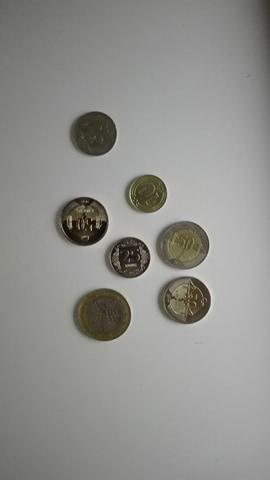
#> input picture coins8.jpg, 270 x 480 px
$ python Self.py
#> lines starting #> are read from the running program, lines starting #| are printed output that depends on the picture; after the words box and inside, x2 and y2 are one past the last pixel; in counts of white or black regions, pixels touching at a corner belong together
# This code detects and calculates how much money is in a turkish coins picture
import numpy as np
import cv2
# Loading the image
img = cv2.imread('coins8.jpg')
#> img is the input picture: shape (480, 270, 3); mean B, G, R 141.2, 144.5, 144.8
# Converting to gray scale
gray = cv2.cvtColor(img, cv2.COLOR_BGR2GRAY)
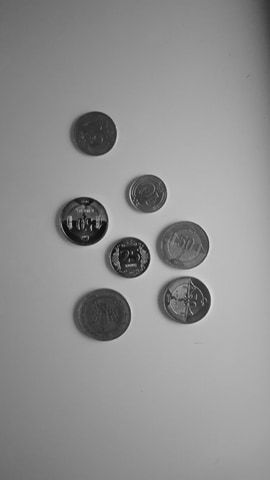
#> gray: shape (480, 270); min 3, max 224, mean 144.3
# Blurring the image
gray_blur = cv2.GaussianBlur(gray, (15, 15), 0)
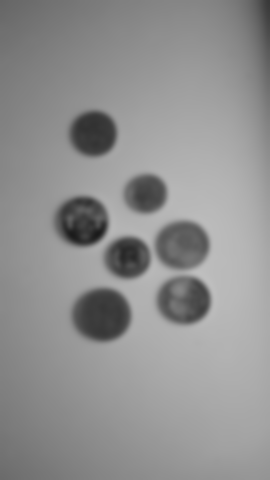
#> gray_blur: shape (480, 270); min 26, max 191, mean 144.3
# Applying Hough circle detection to detect circles in image
circles = cv2.HoughCircles(gray_blur, cv2.HOUGH_GRADIENT, 1, 20, param1=50, param2=30, minRadius=0, maxRadius=0)
#> circles = [[101.5, 315.5, 28.4], [185.5, 299.5, 24.1], [92.5, 132.5, 23.2], [82.5, 219.5, 25.2], [183.5, 245.5, 24.6], [129.5, 257.5, 21], [144.5, 192.5, 21]]
# Creating an array of the circles found and rounding their number
circles = np.uint16(np.around(circles))
#> circles = [[102, 316, 28], [186, 300, 24], [92, 132, 23], [82, 220, 25], [184, 246, 25], [130, 258, 21], [144, 192, 21]]

# determining the type of the coin based on it's radius
largestRadius = 0
for i in circles[0, :]:
    if largestRadius < i[2]:
        largestRadius = i[2]
#> this loop made 7 passes
#> (i, largestRadius) on pass 1: ([102, 316, 28], 28)
#> after the loop, largestRadius = 28
print(largestRadius)
#| 28
change = 0
for i in circles[0, :]:
    cv2.circle(img, (i[0], i[1]), i[2], (0, 255, 0), 2)
    cv2.circle(img, (i[0], i[1]), 2, (0, 0, 255), 3)
    radius = i[2]
    ratio = ((radius * radius) / (largestRadius * largestRadius))

    # incrementing the variable change according to the type of coin detected
    if (ratio >= 0.85):
        change = change + 1
    elif ((ratio >= .68) and (ratio <= 0.85)):
        change = change + 0.5
    elif ((ratio >= 0.60) and (ratio < .68)):
        change = change + 0.25
    elif ((ratio >= 0.40) and (ratio < 0.60)):
        change = change + 0.1
    elif (ratio < 0.40):
        change = change + 0.05
#> this loop made 7 passes
#> (i, radius, ratio, change) on passes 1 to 7: ([102, 316, 28], 28, 1, 1), ([186, 300, 24], 24, 0.735, 1.5), ([92, 132, 23], 23, 0.675, 1.75), ([82, 220, 25], 25, 0.797, 2.25), ([184, 246, 25], 25, 0.797, 2.75), ([130, 258, 21], 21, 0.562, 2.85), ([144, 192, 21], 21, 0.562, 2.95)
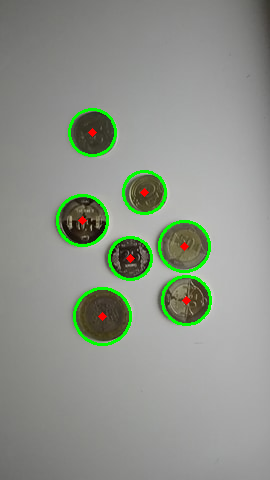
#> img: shape (480, 270, 3); 2.72% of pixels changed, all inside (x1, y1, x2, y2) = (56, 108, 212, 346)
#> after the loop, change = 2.95

# displaying the text on image
font = cv2.FONT_HERSHEY_SIMPLEX
#> font = 0
text = "Total value: " + str("%.2f" % round(change, 2)) + " Turkish Lira"
#> text = 'Total value: 2.95 Turkish Lira'
cv2.putText(img, text, (0, 400), font, 0.5, (0, 0, 0), 2, cv2.LINE_AA)
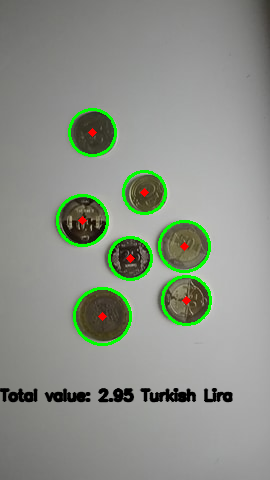
#> img: shape (480, 270, 3); 1.86% of pixels changed, all inside (x1, y1, x2, y2) = (0, 387, 233, 403)
cv2.imshow("Detected coins", img)
cv2.waitKey()

$ run again, with coins1.jpg copied over coins8.jpg
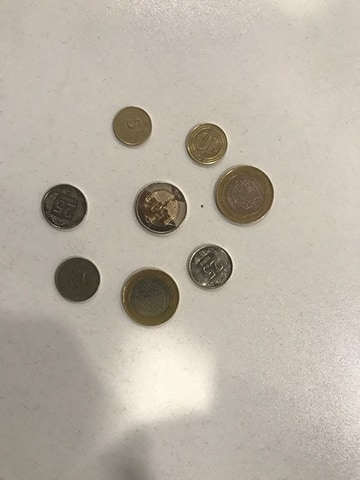
#> input picture coins1.jpg, 360 x 480 px
#> img is the input picture: shape (480, 360, 3); mean B, G, R 164.6, 176.3, 184.8
#> `circles = cv2.HoughCircles(gray_blur, cv2.HOUGH_GRADIENT, 1, 20, param..`: circles = [[149.5, 296.5, 29], [76.5, 279.5, 23], [243.5, 194.5, 29.9], [63.5, 206.5, 23.2], [159.5, 208.5, 26.1], [210.5, 267.5, 22.2], [206.5, 144.5, 22.5], [132.5, 126.5, 20.2]]
#> `circles = np.uint16(np.around(circles))`: circles = [[150, 296, 29], [76, 280, 23], [244, 194, 30], [64, 206, 23], [160, 208, 26], [210, 268, 22], [206, 144, 22], [132, 126, 20]]
#> the loop `for i in circles[0, :]:` made 8 passes
#> (i, largestRadius) on passes 1, 3: ([150, 296, 29], 29), ([244, 194, 30], 30)
#> after the loop `for i in circles[0, :]:`: largestRadius = 30
#| 30
#> the loop `for i in circles[0, :]:` made 8 passes
#> (i, radius, ratio, change) on passes 1 to 8: ([150, 296, 29], 29, 0.934, 1), ([76, 280, 23], 23, 0.588, 1.1), ([244, 194, 30], 30, 1, 2.1), ([64, 206, 23], 23, 0.588, 2.2), ([160, 208, 26], 26, 0.751, 2.7), ([210, 268, 22], 22, 0.538, 2.8), ([206, 144, 22], 22, 0.538, 2.9), ([132, 126, 20], 20, 0.444, 3)
#> after the loop `for i in circles[0, :]:`:
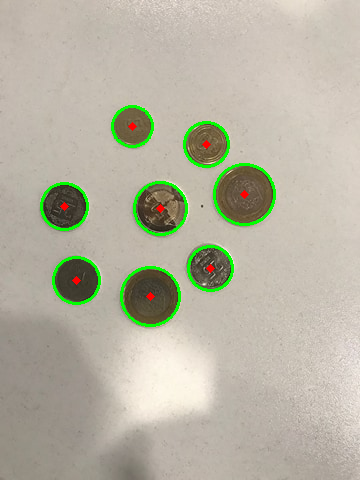
#> img: shape (480, 360, 3); 2.33% of pixels changed, all inside (x1, y1, x2, y2) = (40, 105, 276, 327)
#> after the loop `for i in circles[0, :]:`: change = 3
#> font = 0
#> text = 'Total value: 3.00 Turkish Lira'
#> `cv2.putText(img, text, (0, 400), font, 0.5, (0, 0, 0), 2, cv2.LINE_AA)`:
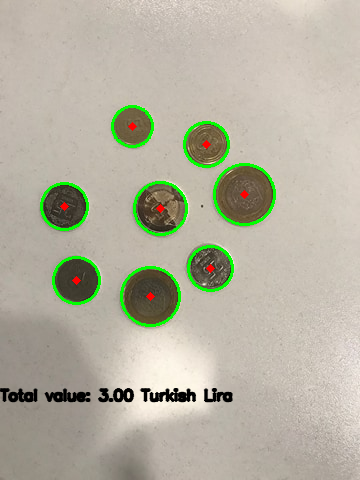
#> img: shape (480, 360, 3); 1.38% of pixels changed, all inside (x1, y1, x2, y2) = (0, 388, 233, 403)

$ run again, with coins3.jpg copied over coins8.jpg
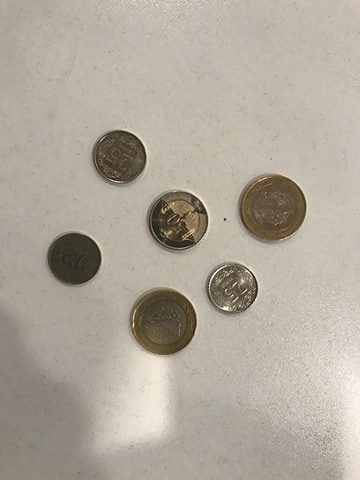
#> input picture coins3.jpg, 360 x 480 px
#> img is the input picture: shape (480, 360, 3); mean B, G, R 156.5, 168.3, 176.9
#> `circles = cv2.HoughCircles(gray_blur, cv2.HOUGH_GRADIENT, 1, 20, param..`: circles = [[162.5, 322.5, 33.8], [118.5, 156.5, 26.8], [176.5, 220.5, 30.1], [73.5, 258.5, 26], [230.5, 288.5, 26.8], [272.5, 207.5, 33.5]]
#> `circles = np.uint16(np.around(circles))`: circles = [[162, 322, 34], [118, 156, 27], [176, 220, 30], [74, 258, 26], [230, 288, 27], [272, 208, 34]]
#> the loop `for i in circles[0, :]:` made 6 passes
#> (i, largestRadius) on pass 1: ([162, 322, 34], 34)
#> after the loop `for i in circles[0, :]:`: largestRadius = 34
#| 34
#> the loop `for i in circles[0, :]:` made 6 passes
#> (i, radius, ratio, change) on passes 1 to 6: ([162, 322, 34], 34, 1, 1), ([118, 156, 27], 27, 0.631, 1.25), ([176, 220, 30], 30, 0.779, 1.75), ([74, 258, 26], 26, 0.585, 1.85), ([230, 288, 27], 27, 0.631, 2.1), ([272, 208, 34], 34, 1, 3.1)
#> after the loop `for i in circles[0, :]:`:
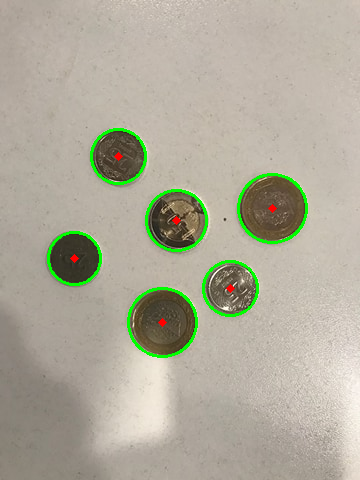
#> img: shape (480, 360, 3); 2.09% of pixels changed, all inside (x1, y1, x2, y2) = (47, 128, 308, 358)
#> after the loop `for i in circles[0, :]:`: change = 3.1
#> font = 0
#> text = 'Total value: 3.10 Turkish Lira'
#> `cv2.putText(img, text, (0, 400), font, 0.5, (0, 0, 0), 2, cv2.LINE_AA)`:
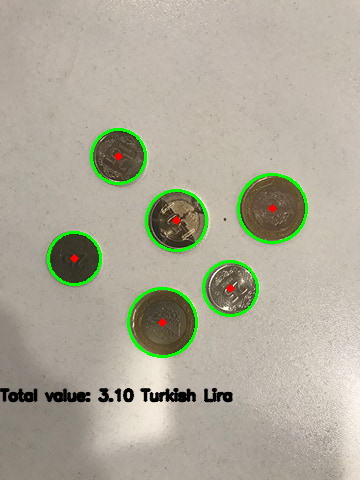
#> img: shape (480, 360, 3); 1.36% of pixels changed, all inside (x1, y1, x2, y2) = (0, 388, 233, 403)
